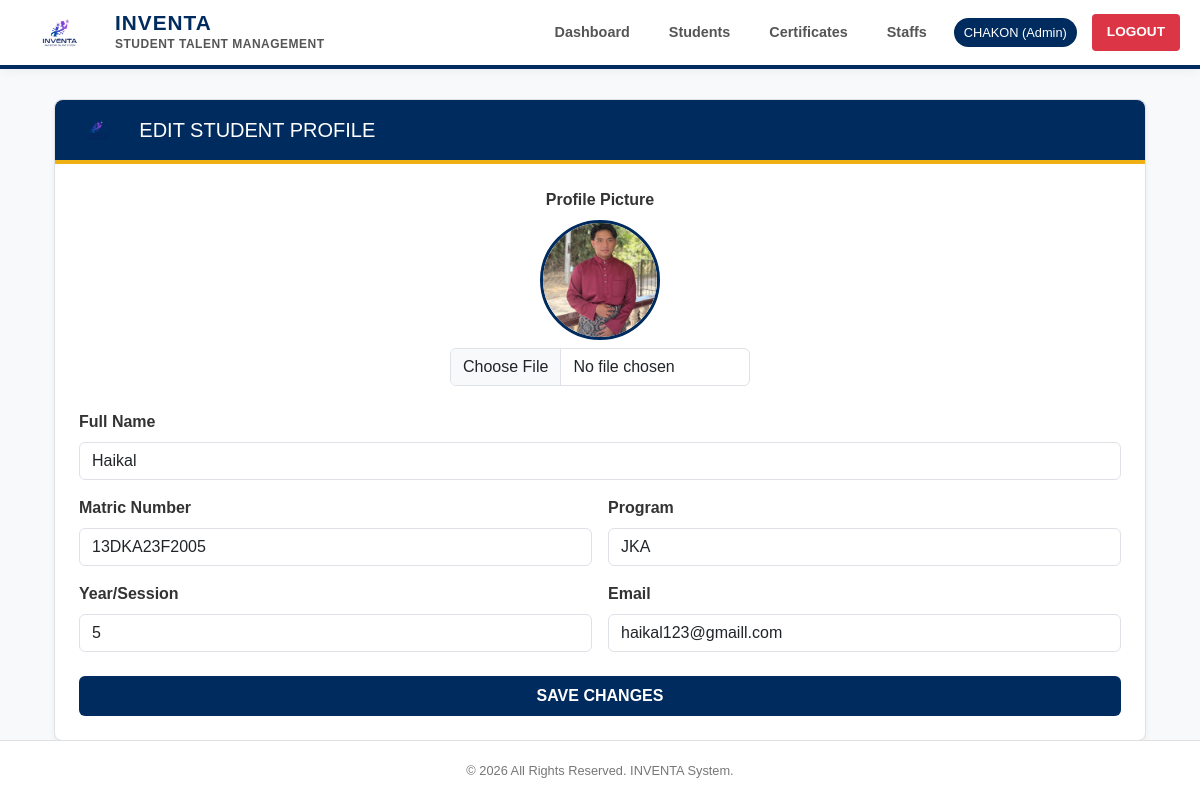
Screenshot of /student_edit_profile.php?id=3 (signed in) with the database file from the repository.
### tables this page shows
CREATE TABLE `students` (
  `student_id` int NOT NULL,
  `student_name` varchar(255) NOT NULL,
  `matric_no` varchar(50) DEFAULT NULL,
  `program` varchar(100) DEFAULT NULL,
  `year_level` int DEFAULT NULL,
  `email` varchar(150) DEFAULT NULL,
  `created_at` timestamp NULL DEFAULT CURRENT_TIMESTAMP,
  `user_id` int DEFAULT NULL,
  `profile_pic` varchar(255) DEFAULT NULL
);

CREATE TABLE `departments` (
  `department_id` int NOT NULL,
  `department_name` varchar(100) NOT NULL
);

### includes/functions.php (called while the page is built)
<?php
function e($text){
    return htmlspecialchars((string)($text ?? ''), ENT_QUOTES, 'UTF-8');
}
?>

### student_edit_profile.php (the view, shortened to what this page needs)
<?php
require_once "includes/init.php";
$dept_result = mysqli_query($conn, "SELECT * FROM departments ORDER BY department_name ASC");
if (is_admin() || is_staff()) {
    $id = (int)($_GET['id'] ?? 0);
    $stmt = mysqli_prepare($conn, "SELECT * FROM students WHERE student_id = ? LIMIT 1");
    mysqli_stmt_bind_param($stmt, "i", $id);
} else {
    $user_id = $_SESSION['user_id'];
    $stmt = mysqli_prepare($conn, "SELECT * FROM students WHERE user_id = ? LIMIT 1");
    mysqli_stmt_bind_param($stmt, "i", $user_id);
}
mysqli_stmt_execute($stmt);
$result = mysqli_stmt_get_result($stmt);
$student = mysqli_fetch_assoc($result);
include "includes/header.php";
?>
<div class="container mt-4">
    <div class="main-card">
        <div class="card-header-gov d-flex align-items-center">
            <img src="logo.png" height="30" class="me-3" onerror="this.style.display='none'">
            <h5 class="mb-0">EDIT STUDENT PROFILE</h5>
        </div>
        <div class="p-4">
            <form method="POST" enctype="multipart/form-data">
                <div class="text-center mb-4">
                    <label class="form-label d-block fw-bold">Profile Picture</label>
                    <?php if($student['profile_pic']): ?>
                        <img src="uploads/<?= $student['profile_pic'] ?>" class="rounded-circle mb-2" style="width:120px; height:120px; object-fit:cover; border:3px solid #002b5e;">
                    <?php else: ?>
                        <div class="rounded-circle bg-light d-flex align-items-center justify-content-center mx-auto mb-2" style="width:120px; height:120px; border:3px dashed #ccc;">No Image</div>
                    <?php endif; ?>
                    <input type="file" name="profile_pic" class="form-control mx-auto" style="max-width:300px;">
                </div>
                <div class="row g-3">
                    <div class="col-md-12">
                        <label class="form-label fw-bold">Full Name</label>
                        <input type="text" name="student_name" class="form-control" value="<?= e($student['student_name']) ?>" required>
                    </div>
                    <div class="col-md-6">
                        <label class="form-label fw-bold">Matric Number</label>
                        <input type="text" name="matric_no" class="form-control" value="<?= e($student['matric_no']) ?>" required>
                    </div>
                    <div class="col-md-6">
                        <label class="form-label fw-bold">Program</label>
                        <select name="program" class="form-control" required>
                            <?php while($dept = mysqli_fetch_assoc($dept_result)): ?>
                                <option value="<?= $dept['department_name'] ?>"
                                    <?= ($student['program'] == $dept['department_name']) ? 'selected' : '' ?>>
                                    <?= $dept['department_name'] ?>
                                </option>
                            <?php endwhile; ?>
                        </select>
                    </div>
                    <div class="col-md-6">
                        <label class="form-label fw-bold">Year/Session</label>
                        <input type="number" name="year_level" class="form-control" value="<?= e($student['year_level']) ?>" required>
                    </div>
                    <div class="col-md-6">
                        <label class="form-label fw-bold">Email</label>
                        <input type="email" name="email" class="form-control" value="<?= e($student['email']) ?>" required>
                    </div>
                </div>
                <button type="submit" class="btn btn-gov w-100 mt-4 py-2">SAVE CHANGES</button>
            </form>
        </div>
    </div>
</div>
<?php include "includes/footer.php"; ?>

### includes/header.php (style rules this page uses)
:root { --gov-navy: #002b5e; --gov-gold: #eeb012; --gov-bg: #f5f7fa; --text-main: #333333; }
body { background-color: var(--gov-bg); font-family: Arial, Helvetica, sans-serif; color: var(--text-main); margin: 0; padding-bottom: 60px; }

### student_edit_profile.php (style rules this page uses)
body { background-color: #f8f9fa !important; color: #333 !important; }
.main-card { background: #fff; border: 1px solid #dee2e6; border-radius: 8px; box-shadow: 0 4px 6px rgba(0,0,0,0.05); }
.card-header-gov { background-color: #002b5e; color: #fff; border-bottom: 4px solid #eeb012; padding: 15px; border-radius: 8px 8px 0 0; }
.btn-gov { background-color: #002b5e; color: #fff; font-weight: bold; border: none; }

### rows the page displays
students: profile_pic (picture), student_name "Haikal", matric_no "13DKA23F2005", program "JKA", year_level "5", email "haikal123@gmaill.com"

### other values shown
$_SESSION['username'] "CHAKON"
$_SESSION['role'] "Admin"
